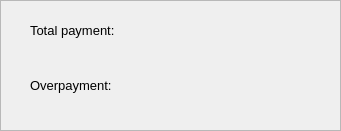
     <widget class="QFrame" name="fr_result">
      <property name="geometry">
       <rect>
        <x>10</x>
        <y>310</y>
        <width>341</width>
        <height>131</height>
       </rect>
      </property>
      <property name="frameShape">
       <enum>QFrame::StyledPanel</enum>
      </property>
      <property name="frameShadow">
       <enum>QFrame::Raised</enum>
      </property>
      <widget class="QLabel" name="lb_overpayment">
       <property name="geometry">
        <rect>
         <x>30</x>
         <y>70</y>
         <width>111</width>
         <height>31</height>
        </rect>
       </property>
       <property name="font">
        <font>
         <pointsize>10</pointsize>
        </font>
       </property>
       <property name="text">
        <string>Overpayment:</string>
       </property>
      </widget>
      <widget class="QLabel" name="lb_total_payment">
       <property name="geometry">
        <rect>
         <x>30</x>
         <y>20</y>
         <width>111</width>
         <height>21</height>
        </rect>
       </property>
       <property name="font">
        <font>
         <pointsize>10</pointsize>
        </font>
       </property>
       <property name="text">
        <string>Total payment:</string>
       </property>
      </widget>
      <widget class="QLabel" name="label_9">
       <property name="geometry">
        <rect>
         <x>140</x>
         <y>20</y>
         <width>191</width>
         <height>31</height>
        </rect>
       </property>
       <property name="font">
        <font>
         <pointsize>14</pointsize>
        </font>
       </property>
       <property name="styleSheet">
        <string notr="true">QLabel {
  qproperty-alignment: 'AlignVCenter | AlignRight';
  border: 1px solid gray;
  background-color: #37373b;
 color: white;
}

background-color : black;</string>
       </property>
       <property name="text">
        <string/>
       </property>
      </widget>
      <widget class="QLabel" name="label_10">
       <property name="geometry">
        <rect>
         <x>140</x>
         <y>70</y>
         <width>191</width>
         <height>31</height>
        </rect>
       </property>
       <property name="font">
        <font>
         <pointsize>14</pointsize>
        </font>
       </property>
       <property name="styleSheet">
        <string notr="true">QLabel {
  qproperty-alignment: 'AlignVCenter | AlignRight';
  border: 1px solid gray;
  background-color: #37373b;
 color: white;
}

background-color : black;</string>
       </property>
       <property name="text">
        <string/>
       </property>
      </widget>
     </widget>
